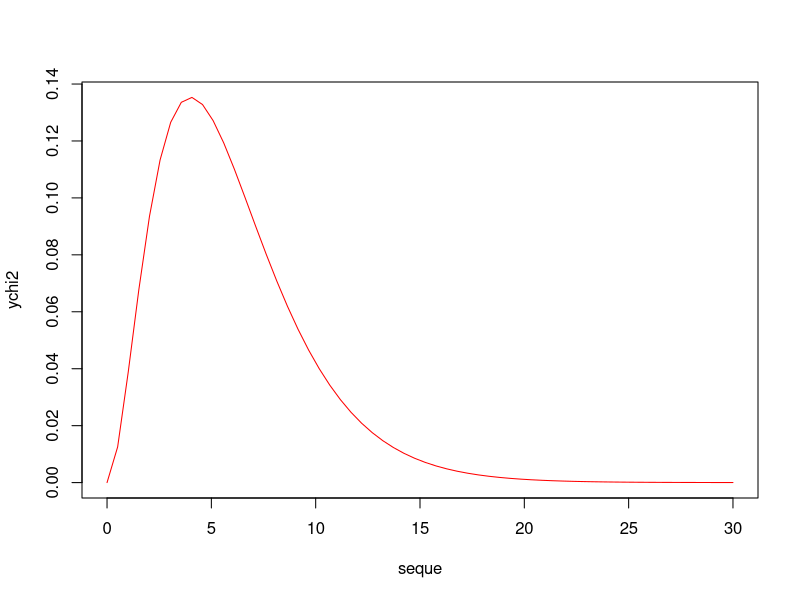
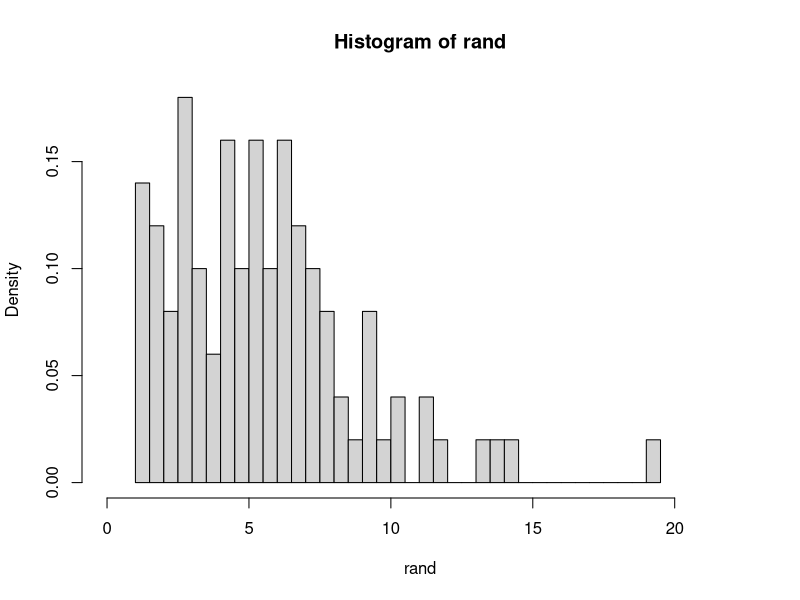
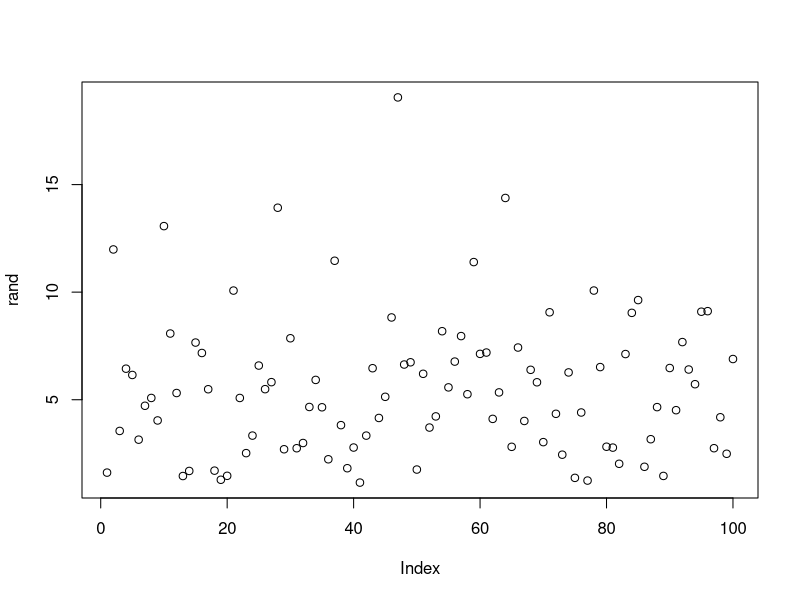

Generate these figures, in order, with R: (Note: this script raises an error after producing the figures.)
seque <- seq(0,30, length.out = 60)
ychi2 <- dchisq(seque, 6)
plot(seque, ychi2, type = "l", col = "red")

rand <-rchisq(100, 6)
hist(rand, breaks = 60, freq = F, xlim=c(0, max(rand)+3))

#      hat_f <- function(x, X, bandwith, kern) { # X est l'échantillon, x de \hat f(x)
#        for (i in 1:length(x)){
#          hatf$vect[i] <- sum(kern((X-x[i])/bandwith)) / (bandwith*length(X)) # formule noyau
#        }
#        
#        return(hatf)
#      }
      
dens <- function(sample, bandwith, kernel){

      X <- sample
      n <- length(X)
      x <- seq.int(min(X), max(X), length.out = n)
      if (missing(kernel)) {kernel = "gaussian"}
      kern <- switch(kernel,
                  gaussian = function(u){return(dnorm(u))},
                  rectangular = function(u){
                    ifelse(abs(u) < 1, .5, 0) },
                  triangular = function(u) {
                    return(ifelse(abs(u) < 1, (1 - abs(u)), 0)) },
                  epanechnikov = function(u){
                   return(ifelse(abs(u) < 1, 3/4*(1 - u^2), 0)) },
                  biweight = function(u){ 
                    return(ifelse(abs(u) < 1, 15/16*(1 - u^2)^2, 0)) }) # noyau caractère en fonction
      
      
    if (missing(bandwith)){

      bandwith <- seq(0,5,0.1)
      s <- 0
      for (i in 1:n){ 
      s<- s + sum(kern( (X[i]-X[-i])/bandwith)) 
      }
      
    
      n2hat_f <- integrate(hat_f^2)
      
      R <- n2hat_f - 2/(n(n-1))* s /bandwith
      bandwith <- optim(bandwith, R)
      #bandwith <- bandwith[which.max(R)]
    }
      
      # La boucle ci-dessous provient de la fonction density,
      # nous l'avons ajouté juste pour avoir une fonction un peu plus complète
      # avec d'autres méthodes de calcul de la fenêtre que celle de Goldenshluger-Lepski.
      ######
      if (is.character(bandwith)) {
      if(n < 2)
          stop("need at least 2 points to select a bandwidth automatically")
      bandwith <- switch(tolower(bandwith),
                   nrd0 = bw.nrd0(x),
                   nrd = bw.nrd(x),
                   ucv = bw.ucv(x),
                   bcv = bw.bcv(x),
                   sj = , "sj-ste" = bw.SJ(x, method="ste"),
                   "sj-dpi" = bw.SJ(x, method="dpi"),
                    stop("unknown bandwidth rule"))
      }
      
      if (!is.finite(bandwith)) stop("non-finite 'bandwith'")
      if (bandwith <= 0) stop("'bandwith' is not positive.")
      ########
      
      hatfvect <- NULL
      for (i in 1:n){
        som = 0
        for (j in 1:n){
          som = som + kern((X[j]-x[i])/bandwith)
        }
        hatfvect[i] <- som / (bandwith*n) # formule noyau
      }
      return(hatfvect)
      
  
}
plot(rand)
rand[rand=a$y]

test = dens(rand, bandwith = "ucv")
plot(seq(min(rand), max(rand), length.out =  100), type="l", test)
lines(dchisq(0:21, 6)) 
lines(density(rand, kernel = "gaussian"), col = "red")
a=density(rand)
str(a)

Risk <- function(sample, bandwith, kernel){
  
  X  <- sample
  n <- length(X)
  x <- seq.int(min(X), max(X), length.out = n)
  if (missing(kernel)) {kernel = "gaussian"}
  kern <- switch(kernel,
                 gaussian = function(u){return(dnorm(u))},
                 rectangular = function(u){
                   ifelse(abs(u) < 1, .5, 0) },
                 triangular = function(u) {
                   return(ifelse(abs(u) < 1, (1 - abs(u)), 0)) },
                 epanechnikov = function(u){
                   return(ifelse(abs(u) < 1, 3/4*(1 - u^2), 0)) },
                 biweight = function(u){ 
                   return(ifelse(abs(u) < 1, 15/16*(1 - u^2)^2, 0)) }) # noyau caractère en fonction
  
  hatf <- function(x, sample, h, kernel){
    n <- length(sample)
    som <- 0
    for (i in 1:n){
     som <- som + kern((sample[i]-x)/h) 
    }
    return(som/(n*h))
  } 
   
  s <- 0
  for (i in 1:n){ 
    s <- s + sum(kern( (X[i]-X[-i])/bandwith)) 
  }
  

  n2hat_f <- integrate(function(x) hatf(x, sample = X, h = bandwith, kernel = kern), min(X)-50, max(X)+50)$value ^2

  R <- n2hat_f - 2/(n*(n-1))* s /bandwith

  return(R)
}

Risk(rand, bandwith = 0.025)

x <- seq(0.03, 1, by = 0.01)
risvec <- NULL
j=1
for (i in x){risvec[j]=Risk(rand,i); j=j+1}

plot(x, risvec)





MSE <- function(m, o){
  mean((m - o)^2)
}
id <- function(x){x+1}
id(2)




exp(seq(log(from), log(to), length.out = ceiling(length.out)))
 